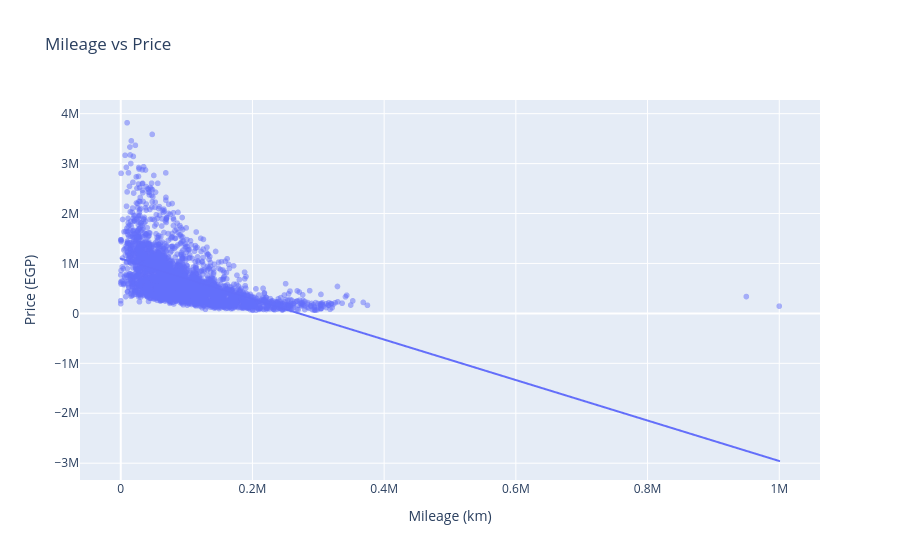

Notebook source saved alongside this figure:
### Markdown cell above
## 📉 Mileage vs Price

- **Moderate negative relationship** (correlation ≈ **-0.55**): higher mileage tends to mean lower price.
- Almost all cars (~99%) are below **~300K km**. Only **2 listings exceed 500K km**: a Fiat Tipo 2014 at **999,999 km** and a Renault Logan 2020 at **950,000 km**. The first looks like a placeholder value and both are likely **data entry errors**.
- The straight OLS line is a poor fit at high mileage: it **predicts negative prices beyond ~270K km**.
- **Takeaway:** Consider removing the mileage outliers (e.g., keep < 500K km), which affects only those 2 listings.

### Code cell
#pip install statsmodels
fig = px.scatter(
    df, x='mileage_km', y='price_egp',
    trendline='ols',                    
    opacity=0.5,
    title='Mileage vs Price',
    labels={'mileage_km': 'Mileage (km)', 'price_egp': 'Price (EGP)'}
)
fig.show()

### Figure 1 — Plotly figure (JSON) as saved in the notebook; plotly's stock layout.template omitted (floating-point values rounded to 4 significant figures; data arrays with more than 128 entries replaced by an {"elided": "..."} marker saying what was removed)
{"data": [{"hovertemplate": "Mileage (km)=%{x}<br>Price (EGP)=%{y}<extra></extra>", "legendgroup": "", "marker": {"color": "#636efa", "opacity": 0.5, "symbol": "circle"}, "mode": "markers", "name": "", "showlegend": false, "type": "scattergl", "x": {"elided": "2901 float values"}, "xaxis": "x", "y": {"elided": "2901 int values"}, "yaxis": "y"}, {"hovertemplate": "<b>OLS trendline</b><br>price_egp = -4.05286 * mileage_km + 1.09681e+06<br>R<sup>2</sup>=0.297407<br><br>Mileage (km)=%{x}<br>Price (EGP)=%{y} <b>(trend)</b><extra></extra>", "legendgroup": "", "marker": {"color": "#636efa", "symbol": "circle"}, "mode": "lines", "name": "", "showlegend": false, "type": "scattergl", "x": {"elided": "2901 float values"}, "xaxis": "x", "y": {"elided": "2901 float values"}, "yaxis": "y"}], "layout": {"legend": {"tracegroupgap": 0}, "title": {"text": "Mileage vs Price"}, "xaxis": {"anchor": "y", "domain": [0, 1], "title": {"text": "Mileage (km)"}}, "yaxis": {"anchor": "x", "domain": [0, 1], "title": {"text": "Price (EGP)"}}}}
